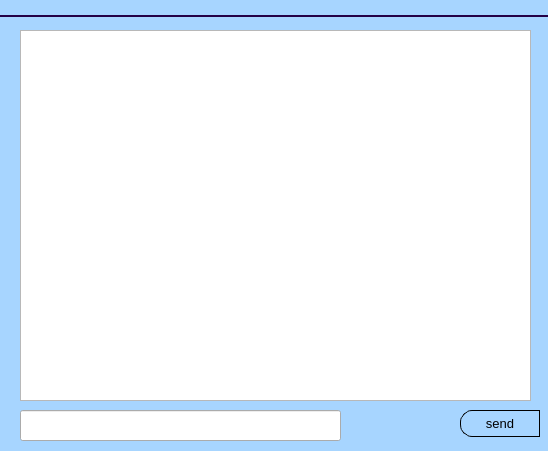
<?xml version="1.0" encoding="UTF-8"?>
<ui version="4.0">
 <class>MainWindow</class>
 <widget class="QMainWindow" name="MainWindow">
  <property name="geometry">
   <rect>
    <x>0</x>
    <y>0</y>
    <width>548</width>
    <height>451</height>
   </rect>
  </property>
  <property name="windowTitle">
   <string>MainWindow</string>
  </property>
  <widget class="QWidget" name="centralwidget">
   <property name="styleSheet">
    <string notr="true">QLabel#line {
border: 1px solid rgb(35, 0, 70)
}
QPushButton#sendMsgBtn {
border:1px solid black;
border-top-left-radius: 12px;
border-bottom-left-radius: 12px;
}

QPushButton:hover#sendMsgBtn {
background-color:rgb(130, 130, 130);
border:1px solid rgb(130, 130, 130);
border-top-left-radius: 12px;
border-bottom-left-radius: 12px;

}

QFrame#main {
background-color:rgb(167, 213, 255);
border:1px solid rgb(167, 213, 255);

}

QPushButton#closeBtn {
border:1px solid transparent;
border-radius:6px;
color:red;
font-size:20px
}

QPushButton:hover#closeBtn {
border:1px solid red;
}</string>
   </property>
   <widget class="QFrame" name="main">
    <property name="geometry">
     <rect>
      <x>0</x>
      <y>0</y>
      <width>551</width>
      <height>451</height>
     </rect>
    </property>
    <property name="styleSheet">
     <string notr="true"/>
    </property>
    <property name="frameShape">
     <enum>QFrame::StyledPanel</enum>
    </property>
    <property name="frameShadow">
     <enum>QFrame::Raised</enum>
    </property>
    <widget class="QPushButton" name="sendMsgBtn">
     <property name="geometry">
      <rect>
       <x>460</x>
       <y>410</y>
       <width>80</width>
       <height>27</height>
      </rect>
     </property>
     <property name="maximumSize">
      <size>
       <width>93</width>
       <height>16777215</height>
      </size>
     </property>
     <property name="font">
      <font>
       <family>Segoe UI</family>
       <pointsize>10</pointsize>
      </font>
     </property>
     <property name="styleSheet">
      <string notr="true"/>
     </property>
     <property name="text">
      <string>send</string>
     </property>
    </widget>
    <widget class="QLabel" name="line">
     <property name="geometry">
      <rect>
       <x>0</x>
       <y>15</y>
       <width>550</width>
       <height>2</height>
      </rect>
     </property>
     <property name="text">
      <string/>
     </property>
    </widget>
    <widget class="QLineEdit" name="textMsg">
     <property name="geometry">
      <rect>
       <x>20</x>
       <y>410</y>
       <width>321</width>
       <height>31</height>
      </rect>
     </property>
    </widget>
    <widget class="QPlainTextEdit" name="chatWindow">
     <property name="geometry">
      <rect>
       <x>20</x>
       <y>30</y>
       <width>511</width>
       <height>371</height>
      </rect>
     </property>
     <property name="readOnly">
      <bool>false</bool>
     </property>
    </widget>
   </widget>
  </widget>
 </widget>
 <resources/>
 <connections/>
</ui>
